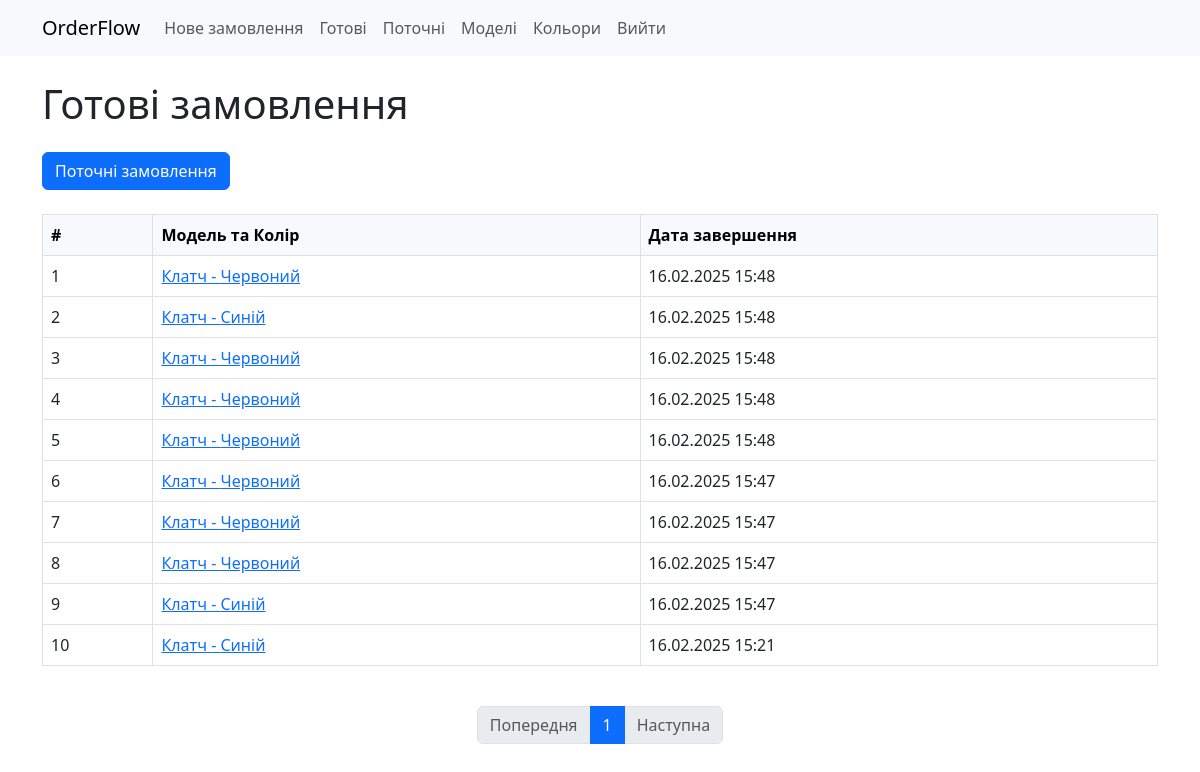
Page /orders/finished/ (signed in) on the earlier database version.
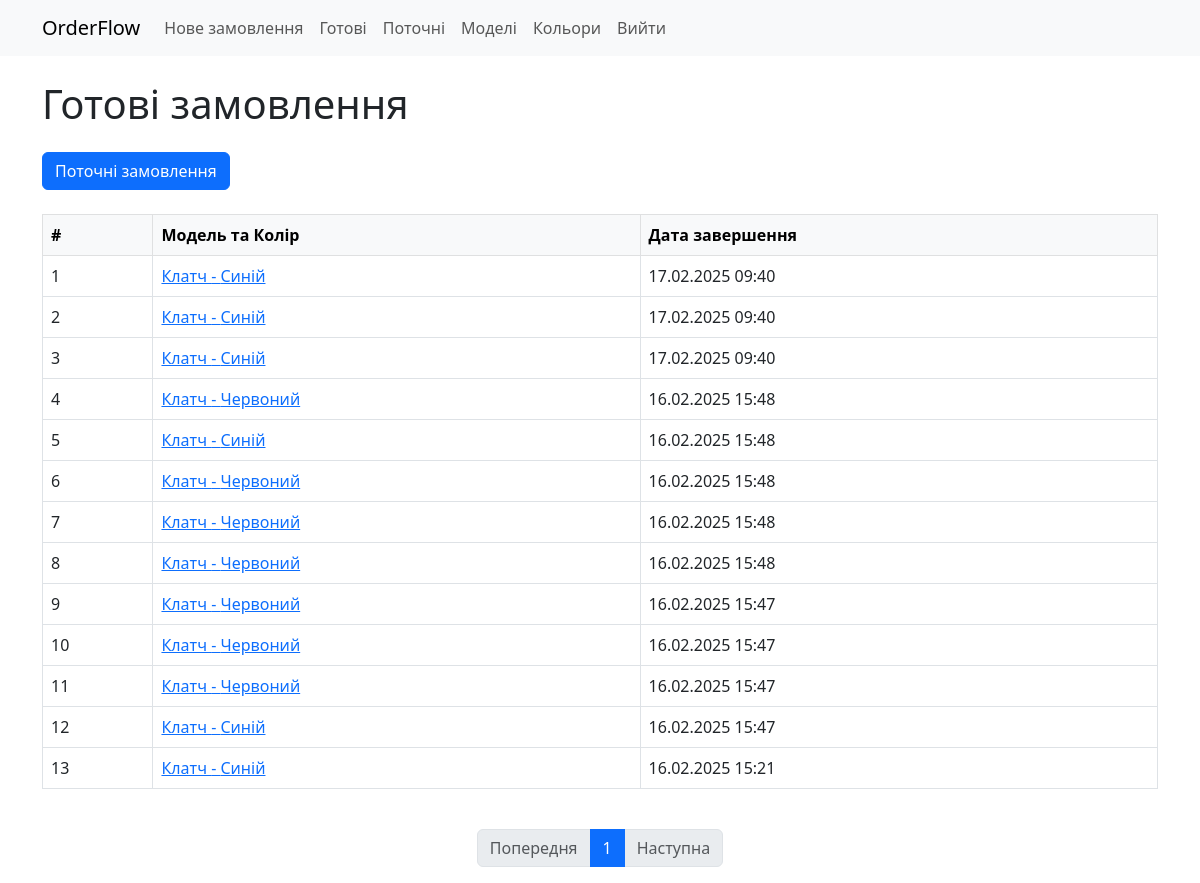
Same page on the later database version.
### orders/models.py (models this page shows, shortened)
class Order(models.Model):
    id = models.AutoField(primary_key=True)
    model = models.ForeignKey(ProductModel, on_delete=models.CASCADE)
    color = models.ForeignKey(Color, on_delete=models.CASCADE)
    embroidery = models.BooleanField(default=False)
    comment = models.TextField(blank=True, null=True)
    urgent = models.BooleanField(default=False)
    etsy = models.BooleanField(default=False)
    created_at = models.DateTimeField(auto_now_add=True)
    finished_at = models.DateTimeField(blank=True, null=True)

class ProductModel(models.Model):
    id = models.AutoField(primary_key=True)
    name = models.CharField(max_length=255, unique=True)

class Color(models.Model):
    AVAILABILITY_CHOICES = [
        ('in_stock', 'В наявності'),
        ('low_stock', 'Закінчується'),
        ('out_of_stock', 'Немає'),
    ]
    id = models.AutoField(primary_key=True)
    name = models.CharField(max_length=255, unique=True)
    code = models.IntegerField(unique=True)
    availability_status = models.CharField(max_length=20, choices=AVAILABILITY_CHOICES, default='in_stock')

### orders/views.py (the view)
    def wrapper(request, *args, **kwargs):
        if not request.user.is_authenticated:
            return redirect('auth_login')
        return view_func(request, *args, **kwargs)

### orders/views.py (called while the page is built)
def custom_login_required(view_func):
    def wrapper(request, *args, **kwargs):
        if not request.user.is_authenticated:
            return redirect('auth_login')
        return view_func(request, *args, **kwargs)
    return wrapper

@custom_login_required
def finished_orders_list(request):
    orders = Order.objects.filter(finished_at__isnull=False).order_by('-finished_at')  # Фільтруємо завершені
    paginator = Paginator(orders, 20)  # 20 замовлень на сторінку
    page_number = request.GET.get('page')
    page_obj = paginator.get_page(page_number)  # Поточна сторінка
    return render(request, 'finished_orders_list.html', {'page_obj': page_obj})

### templates/finished_orders_list.html (shortened to what this page needs)
{% extends "base.html" %}
{% block content %}
<h1 class="mb-4">Готові замовлення</h1>
<div class="mb-4">
    <a href="{% url 'current_orders_list' %}" class="btn btn-primary">Поточні замовлення</a>
</div>
<div id="order-list" class="table-responsive">
    <table class="table table-hover table-bordered align-middle">
        <thead class="table-light">
            <tr>
                <th scope="col">#</th>
                <th scope="col">Модель та Колір</th>
                <th scope="col">Дата завершення</th>
            </tr>
        </thead>
        <tbody>
            {% for order in page_obj.object_list %}
            <tr>
                <td>{{ forloop.counter }}</td>
                <td><a href="{% url 'order_detail' order.id %}">{{ order.model.name }} - {{ order.color.name }}</a></td>
                <td>{{ order.finished_at|date:"d.m.Y H:i" }}</td>
            </tr>
            {% empty %}
            <tr>
                <td colspan="3">Завершених замовлень немає.</td>
            </tr>
            {% endfor %}
        </tbody>
    </table>
</div>
<nav class="mt-4">
    <ul class="pagination justify-content-center">
        {% if page_obj.has_previous %}
            <li class="page-item">
                <a class="page-link" href="?page={{ page_obj.previous_page_number }}">Попередня</a>
            </li>
        {% else %}
            <li class="page-item disabled">
                <a class="page-link">Попередня</a>
            </li>
        {% endif %}
        <li class="page-item active">
            <a class="page-link">{{ page_obj.number }}</a>
        </li>
        {% if page_obj.has_next %}
            <li class="page-item">
                <a class="page-link" href="?page={{ page_obj.next_page_number }}">Наступна</a>
            </li>
        {% else %}
            <li class="page-item disabled">
                <a class="page-link">Наступна</a>
            </li>
        {% endif %}
    </ul>
</nav>
{% endblock %}

Differences in the rows shown:
added Order: model.name "Клатч", color.name "Синій", finished_at "17.02.2025 09:40"
now on this page (row edited): Order: model.name "Клатч", color.name "Синій", finished_at "17.02.2025 09:40"
now on this page (row edited): Order: model.name "Клатч", color.name "Синій", finished_at "17.02.2025 09:40"
